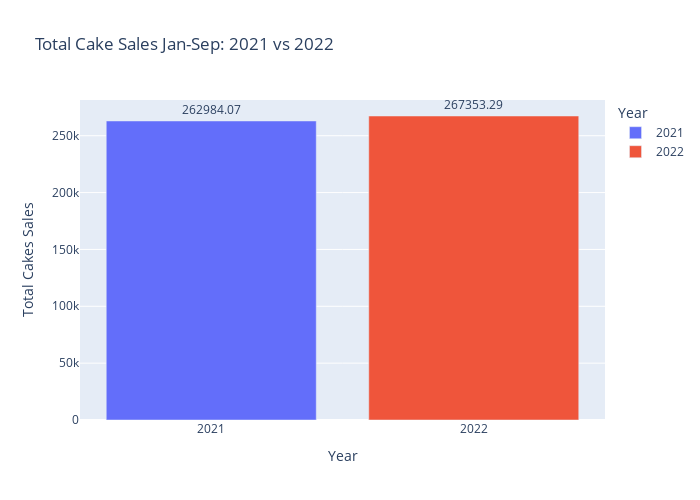

The notebook cell saved with this chart:
### Code cell
total_2021 = final_df.loc[(final_df['ds'].dt.year == 2021) & (final_df['ds'].dt.month <= 9), 'y'].sum()
total_2022 = final_df.loc[(final_df['ds'].dt.year == 2022) & (final_df['ds'].dt.month <= 9), 'y'].sum()

plot_df = pd.DataFrame({
    'Year': ['2021', '2022'],
    'Total_Cakes': [round(total_2021,2), round(total_2022,2)]
})

# Plot bar chart
fig = px.bar(plot_df, x='Year', y='Total_Cakes', text='Total_Cakes',
             title='Total Cake Sales Jan-Sep: 2021 vs 2022', 
             labels={'Total_Cakes':'Total Cake Sales', 'Year':'Year'},
             color='Year')

fig.update_traces(textposition='outside')
fig.update_layout(yaxis_title='Total Cakes Sales', xaxis_title='Year', width=700, height=500)
fig.show()

### Figure 1 — Plotly figure (JSON) as saved in the notebook; plotly's stock layout.template omitted (floating-point values rounded to 4 significant figures)
{"data": [{"hovertemplate": "Year=%{x}<br>Total Cake Sales=%{text}<extra></extra>", "legendgroup": "2021", "marker": {"color": "#636efa", "pattern": {"shape": ""}}, "name": "2021", "orientation": "v", "showlegend": true, "text": [263000.0], "textposition": "outside", "type": "bar", "x": ["2021"], "xaxis": "x", "y": [263000.0], "yaxis": "y"}, {"hovertemplate": "Year=%{x}<br>Total Cake Sales=%{text}<extra></extra>", "legendgroup": "2022", "marker": {"color": "#EF553B", "pattern": {"shape": ""}}, "name": "2022", "orientation": "v", "showlegend": true, "text": [267400.0], "textposition": "outside", "type": "bar", "x": ["2022"], "xaxis": "x", "y": [267400.0], "yaxis": "y"}], "layout": {"barmode": "relative", "height": 500, "legend": {"title": {"text": "Year"}, "tracegroupgap": 0}, "title": {"text": "Total Cake Sales Jan-Sep: 2021 vs 2022"}, "width": 700, "xaxis": {"anchor": "y", "categoryarray": ["2021", "2022"], "categoryorder": "array", "domain": [0, 1], "title": {"text": "Year"}}, "yaxis": {"anchor": "x", "domain": [0, 1], "title": {"text": "Total Cakes Sales"}}}}
